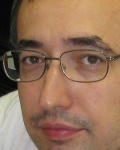
#> input picture photos_aligned_cropped/AIN extra_Andrej Lucny_align.jpg, 120 x 150 px, given in place of AIN_Julia Pukancova_align.jpg, which was not available
$ python average_face_katedra.py
#> lines starting #> are read from the running program, lines starting #| are printed output that depends on the picture; pictures that were not available may be replaced by others from this repository, and a replacement may not be noted

import cv2
import numpy as np
import os


# [160 lines left out: function compute_average, not called in this run]


def compare(input):
    input = cv2.imread(input)
#> input is the input picture: shape (150, 120, 3); mean B, G, R 89.8, 113.4, 146.8
    input = cv2.cvtColor(input, cv2.COLOR_BGR2GRAY)
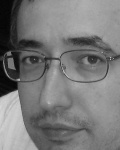
#> input: shape (150, 120); min 3, max 214, mean 120.8
    h, w = input.shape
#> h = 150; w = 120

    ain = cv2.imread('average/avg_face_AIN.png')
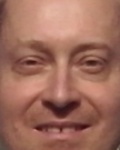
#> input picture photos_aligned_cropped/AIN extra_Dusan Guller_align.jpg, 120 x 150 px, given in place of avg_face_AIN.png, which was not available
#> ain is the input picture: shape (150, 120, 3); mean B, G, R 93, 108.8, 159.2
    hip = cv2.imread('average/avg_face_hip.png')
    inf = cv2.imread('average/avg_face_INF.png')
    ktvs = cv2.imread('average/avg_face_KTVS.png')
    mat = cv2.imread('average/avg_face_MAT.png')
    kafzm = cv2.imread('average/avg_face_KAFZM.png')
    kdmfi = cv2.imread('average/avg_face_KDMFI.png')
    kef = cv2.imread('average/avg_face_KEF.png')
    kjfb = cv2.imread('average/avg_face_KJFB.png')
    ktf = cv2.imread('average/avg_face_KTF.png')

    ain = cv2.cvtColor(ain, cv2.COLOR_BGR2GRAY)
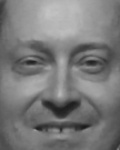
#> ain: shape (150, 120); min 26, max 195, mean 122.1
    hip = cv2.cvtColor(hip, cv2.COLOR_BGR2GRAY)
#> (the run stopped early here; a loop or call above may not have finished)
